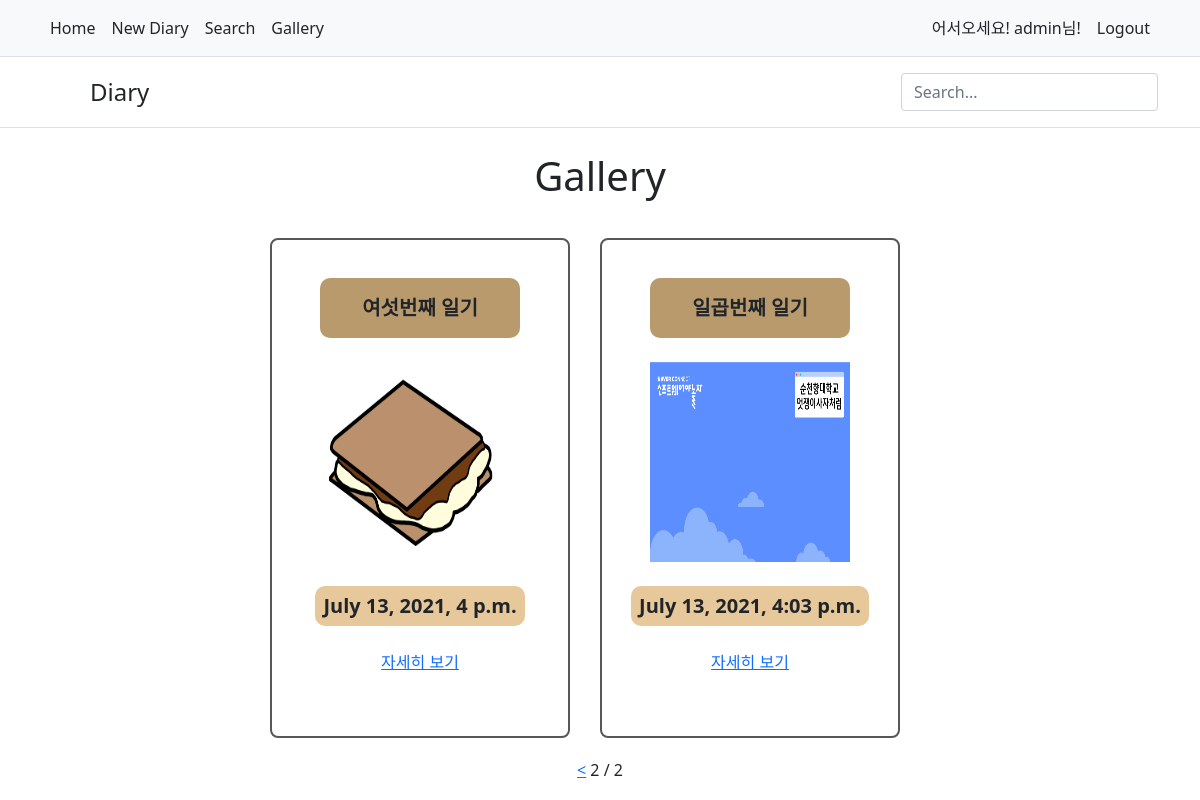
The app's page /gallery/?page=2 (signed in) with its own data.
### diary/models.py (models this page shows, shortened)
class Diary(models.Model):
    title = models.CharField(max_length=50, default='')
    body = models.TextField(default='')
    time = models.DateTimeField()
    photo = models.ImageField(upload_to="diary/", blank=True, null=True)
    weather = models.CharField(max_length=20, default='')

### diary/views.py (the view)
# urls.py: path('gallery/', d.gallery, name='gallery'),
def gallery(request):
    diaryList = Diary.objects.all()
    paginator = Paginator(diaryList, 3)
    page_number = request.GET.get('page')
    page = paginator.get_page(page_number)
    return render(request, 'gallery.html', {'diary':page})

### diary/templates/Gallery.html (shortened to what this page needs)
{% extends 'base.html' %}
{% load static %}
{% block link %} {% static 'css/gallery.css' %} {% endblock %}
    {% block body %}
    <h1>Gallery</h1>
    <div id="direction">
        {% for diaryDetail in diary %}
        <div class="diaryDetail">
            <span class="diaryTitle">{{diaryDetail.title}}</span><br>
            <span><img src="{{diaryDetail.photo.url}}" width="200" height="200" ></span><br>
            <span class="diaryTime">{{diaryDetail.time}}</span><br>
            <a href="{% url 'detail' diaryDetail.id %}">
                자세히 보기
            </a><br>
        </div>
        {% endfor %}
    </div>
    <div>
        {% if diary.has_previous %}
        <a href='?page={{diary.previous_page_number}}'><</a>
        {% endif %}
        <span>{{diary.number}}</span>
        <span>/</span>
        <span>{{diary.paginator.num_pages}}</span>
    </div>
    {% endblock %}

### diary/templates/base.html (shortened to what this page needs)
{% load socialaccount %}
<!DOCTYPE html>
<html lang="en">
<head>
    <link href="https://cdn.jsdelivr.net/npm/bootstrap@5.0.2/dist/css/bootstrap.min.css" rel="stylesheet">
    <link rel="stylesheet" href="{% block link %} {% endblock %}">
</head>
<body>
    <nav class="py-2 bg-light border-bottom">
        <div class="container d-flex flex-wrap">
          <ul class="nav me-auto">
            <li class="nav-item"><a href="{% url 'home' %}" class="nav-link link-dark px-2 active" aria-current="page">Home</a></li>
            <li class="nav-item"><a href="{% url 'add' %}" class="nav-link link-dark px-2">New Diary</a></li>
            <li class="nav-item"><a href="{% url 'search' %}" class="nav-link link-dark px-2">Search</a></li>
            <li class="nav-item"><a href="{% url 'gallery' %}" class="nav-link link-dark px-2">Gallery</a></li>
          </ul>
            <ul class="nav">
                {% if user.is_authenticated %}
                <li class="nav-item"><a class="nav-link link-dark px-2">어서오세요! {{user.username}}님!</a></li>
                <li class="nav-item"><a href="{% url 'logout' %}" class="nav-link link-dark px-2">Logout</a></li>
                {% endif %}
            </ul>
        </div>
      </nav>
      <header class="py-3 mb-4 border-bottom">
        <div class="container d-flex flex-wrap justify-content-center">
          <a href="/" class="d-flex align-items-center mb-3 mb-lg-0 me-lg-auto text-dark text-decoration-none">
            <svg class="bi me-2" width="40" height="32"><use xlink:href="#bootstrap"/></svg>
            <span class="fs-4">Diary</span>
          </a>
          <form class="col-12 col-lg-auto mb-3 mb-lg-0" action="" method="POST">
            <input type="search" class="form-control" name="search_word" placeholder="Search..." aria-label="Search">
          </form>
        </div>
      </header>
      <div id="blockBody">
          {% block body %} {% endblock %}
      </div>
</body>
</html>

### diary/static/css/gallery.css (style rules this page uses)
#blockBody { display: flex; width: 1200px; height: 600px; margin: -100px auto auto auto; justify-content:flex-start; align-items:center; flex-direction: column; padding-top: 100px; }
#direction { margin-top: 30px; display: flex; justify-content:center; align-items:center; flex-direction: row; flex-wrap: wrap; }
.diaryDetail { display: flex; width: 300px; height: 500px; justify-content: center; align-items: center; border: 2px solid rgb(87, 87, 87); flex-direction: column; margin-right: 30px; margin-bottom: 20px; border-radius: 8px; }
.diaryTitle { display: flex; width: 200px; height: 60px; justify-content: center; align-items: center; background-color: rgb(185, 154, 108); border-radius: 10px; font-size: 20px; font-weight: bolder; }
.diaryTime { display: flex; width: auto; height: 40px; padding: 8px; justify-content: center; align-items: center; background-color: rgb(231, 200, 155); border-radius: 10px; font-size: 20px; font-weight: bolder; }

### records on screen
Diary: title "여섯번째 일기", photo (picture), time "July 13, 2021, 4 p.m."
Diary: title "일곱번째 일기", photo (picture), time "July 13, 2021, 4:03 p.m."

### other values on screen
{{ user.username }} "admin"
{{ diary.number }} "2"
{{ diary.paginator.num_pages }} "2"
